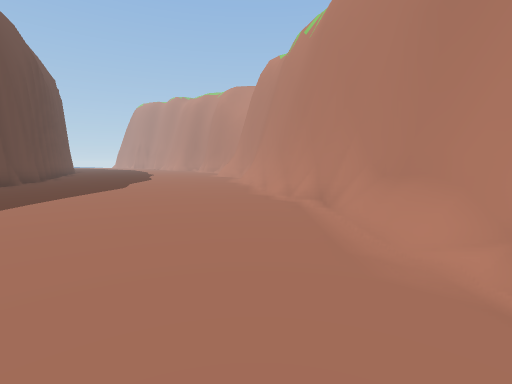
View 1 (above)

21 first-person views from a walk through a 3-D level made in the Unity game engine. The camera is 1.5 m above the floor, tilts 6° down and sees 85° across. The floor is counted in squares, 2 m on a side. Each view is taken from the middle of a square. On the plan, view 1 faces up. The plan holds only what a view shows up to about 10 squares ahead; the rest is blank. The place goes on beyond the plan. Some animated figures are not drawn. Some surface patterns are stand-ins.

View 2
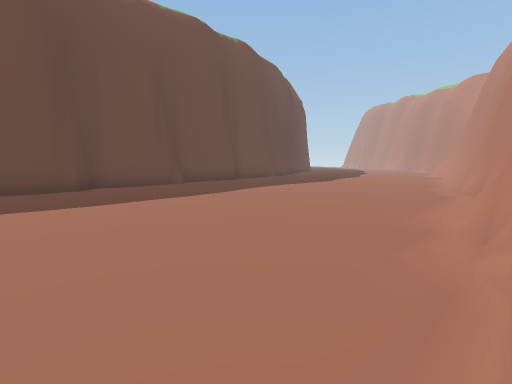

View 3
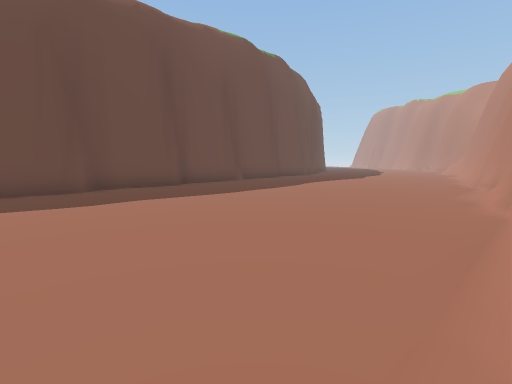

View 4
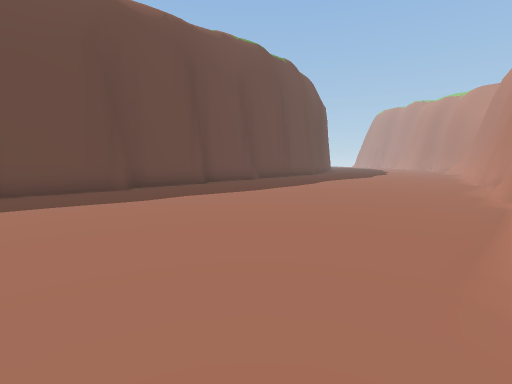

View 5
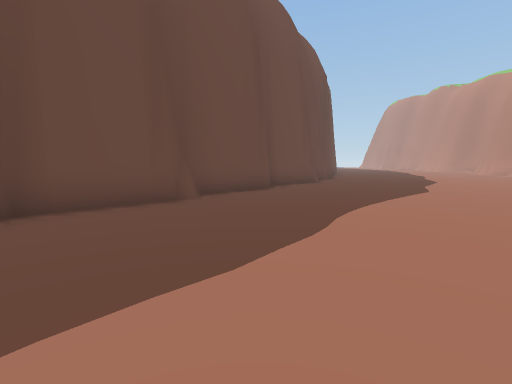

View 6
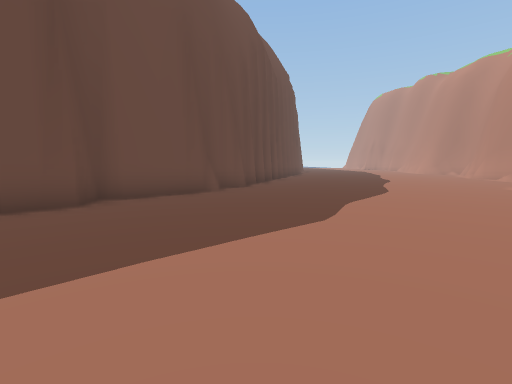

View 7
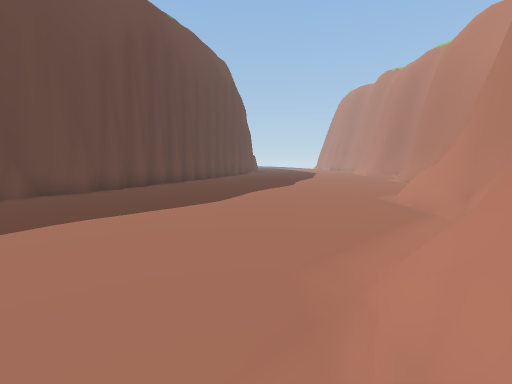

View 8
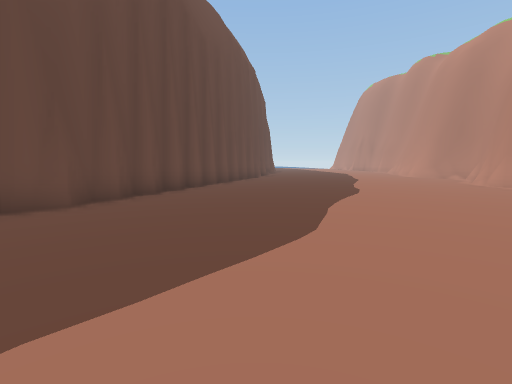

View 9
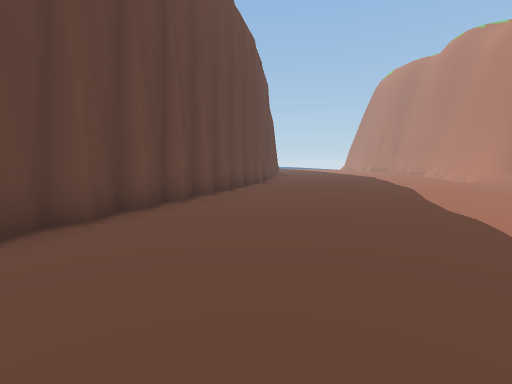

View 10
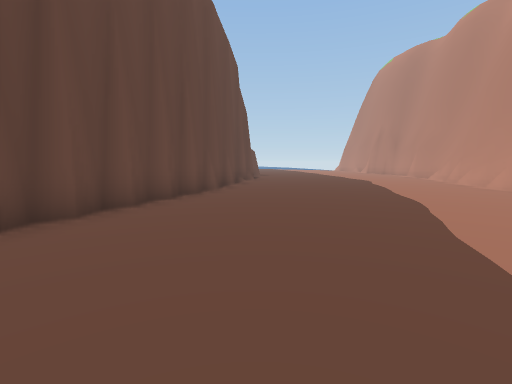

View 11
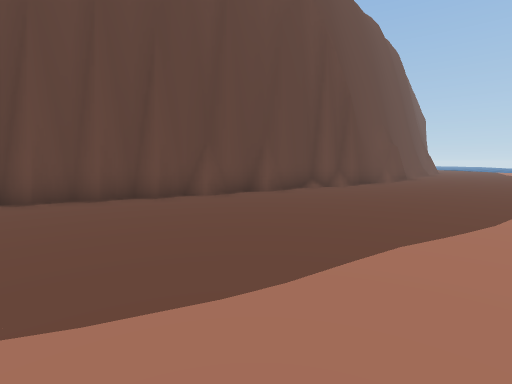

View 12
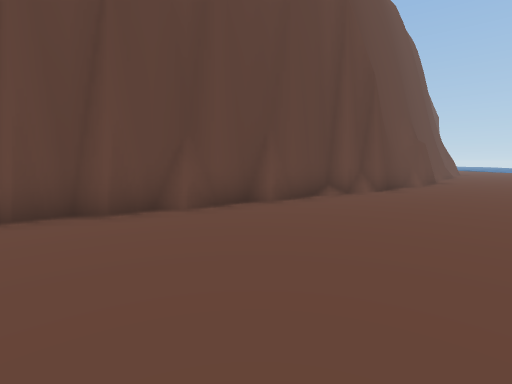

View 13
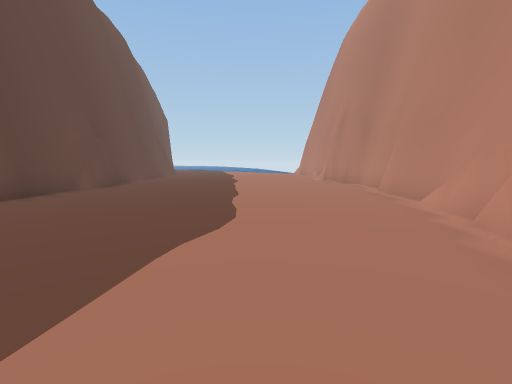

View 14
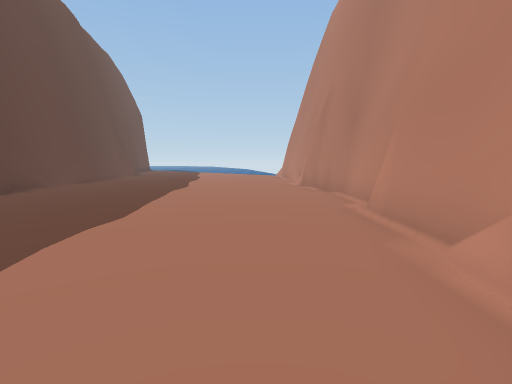

View 15
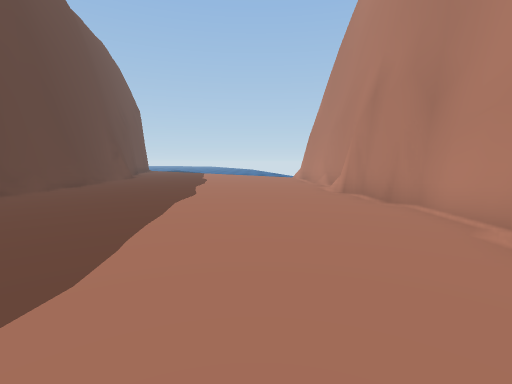

View 16
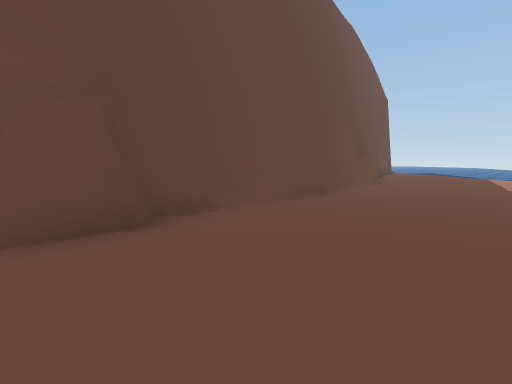

View 17
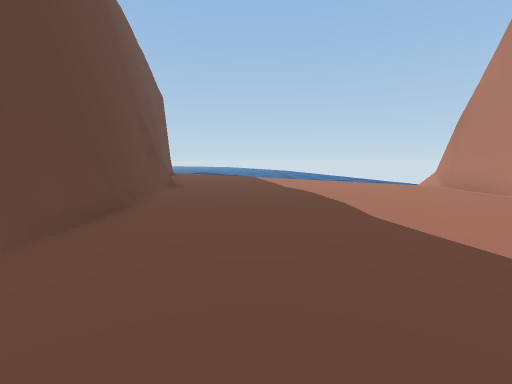

View 18
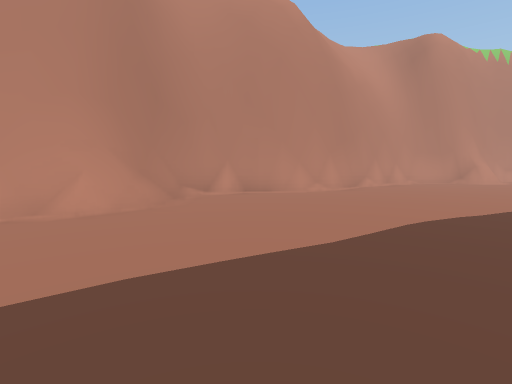

View 19
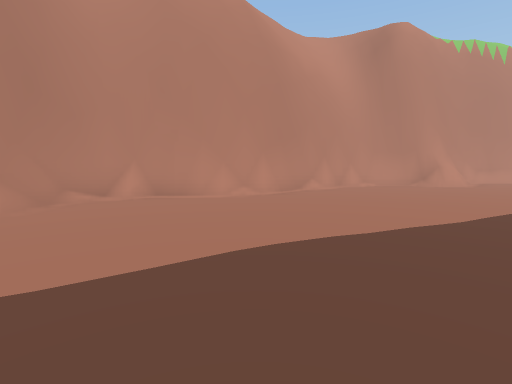

View 20
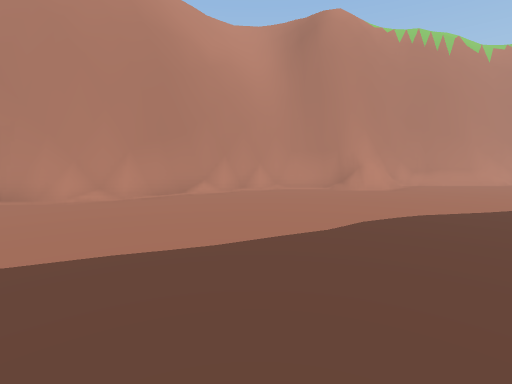

View 21
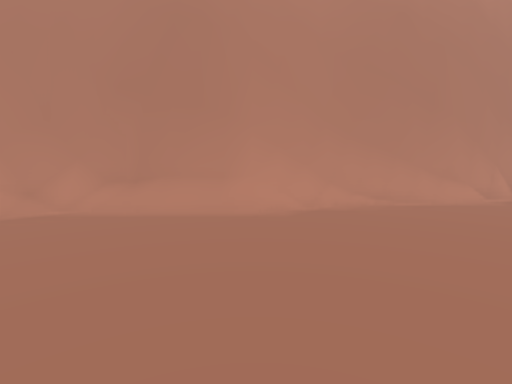

### Floor plan
Key: @ floor where view 1 was taken; # wall or solid block; . floor; / step, stairs or slope; = window, fence, low wall or low ledge; v drop or lower ground.
Columns run from 26 left of view 1 to 2 right of it. Each row starts with its distance up from view 1.
 34 #............##
 33 ##............##
 32  ###...........##
 31    ##...........#
 30     #...........##
 29    v###..........##
 28       ##..........#
 27        ##.........##
 26         ##.........###
 25          ##..........##
 24           #...........#
 23           ##..........#
 22            #..........##
 21            ##..........##
 20             ##..........#
 19              #..........##
 18              ##..........#
 17               #..........#
 16               ##........=#
 15               v#.........##
 14                ##.........#
 13                v#.........#
 12                 ##........#
 11                 v#........#
 10                  #........##
  9                  ##........#
  8                   #........#
  7                   #........#
  6                  v#........##
  5                   #.........#
  4                   #.........#
  3                   ##........#
  2                    #........#
  1                    #........#
  0                   v#......@.#
 -1                   v#.........
 -2                   /#.........
 -3                    ##........
 -4                     #........
 -5                     #........
 -6                     #........

Where each view was taken, in squares from view 1:
view 1: 0 up, 0 right, facing up
view 2: 2 down, 2 right, facing up-left
view 3: 5 down, 2 right, facing up-left
view 4: 6 down, 2 right, facing up-left
view 5: 0 up, 2 left, facing up-left
view 6: 5 up, 2 left, facing up-left
view 7: 9 up, 0 right, facing up-left
view 8: 10 up, 3 left, facing up-left
view 9: 13 up, 6 left, facing up-left
view 10: 16 up, 7 left, facing up-left
view 11: 22 up, 7 left, facing left
view 12: 22 up, 9 left, facing left
view 13: 25 up, 9 left, facing up-left
view 14: 28 up, 10 left, facing up-left
view 15: 29 up, 12 left, facing up-left
view 16: 30 up, 16 left, facing left
view 17: 30 up, 18 left, facing up-left
view 18: 24 up, 12 left, facing right
view 19: 22 up, 11 left, facing right
view 20: 19 up, 10 left, facing right
view 21: 11 up, 5 left, facing right
